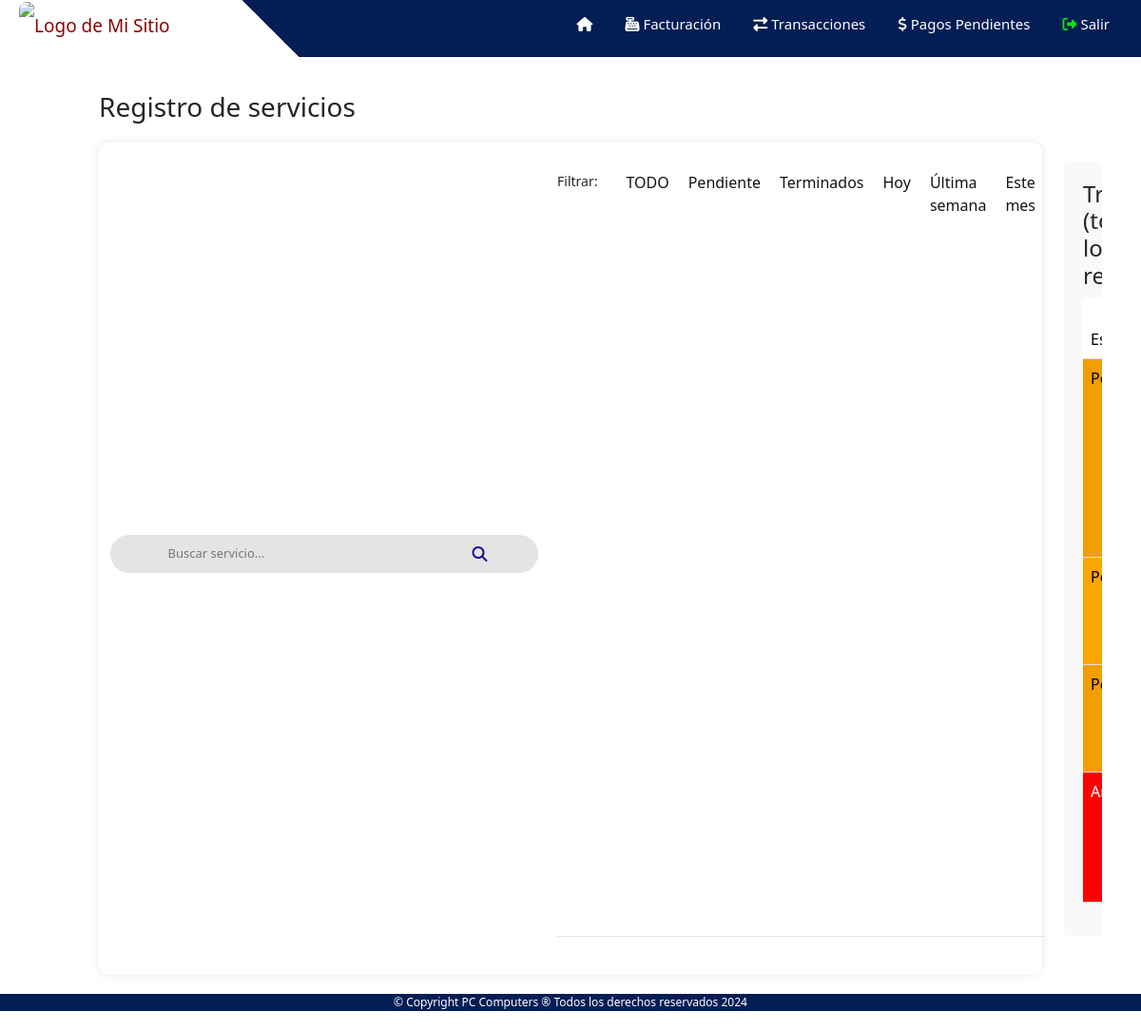
Before: /ventas/servicio/todos_registros (signed in) with the older database file.
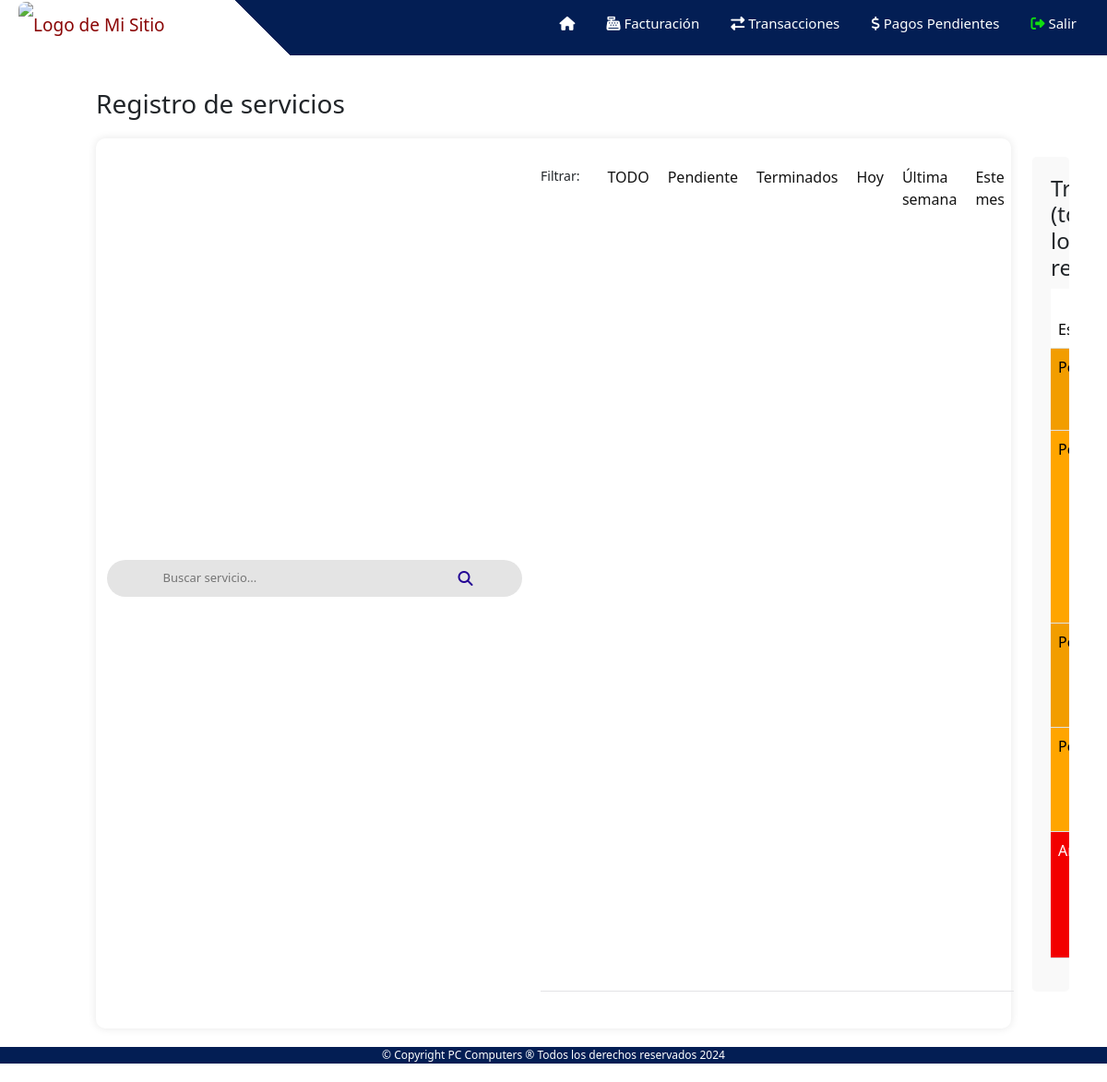
After: the same page with the newer database file.
### ventas/models.py (models this page shows)
class Servicio(models.Model):
    usuario = models.ForeignKey(User, on_delete=models.CASCADE)
    fecha_ingreso = models.DateTimeField(auto_now_add=True)
    fecha_entrega = models.DateTimeField(blank=True, null=True)
    tipo_servicio = models.CharField(max_length=100)
    equipo = models.CharField(max_length=100)
    marca = models.CharField(max_length=100)
    modelo = models.CharField(max_length=100)
    serie = models.CharField(max_length=100)
    descripcion_problema = models.TextField()
    solucion = models.TextField(blank=True, null=True)
    tecnico_asignado = models.CharField(max_length=100)
    usuario_recepta = models.CharField(max_length=100)
    costo = models.DecimalField(max_digits=10, decimal_places=2,blank=True, null=True)
    costo_sin_descuento = models.DecimalField(max_digits=10, decimal_places=2,blank=True, null=True)
    abonado = models.DecimalField(max_digits=10, decimal_places=2,blank=True, null=True)
    saldo = models.DecimalField(max_digits=10, decimal_places=2,blank=True, null=True)
    estado = models.CharField(max_length=15, default='pendiente')#el otro estado es terminado
    numero_reparacion = models.IntegerField(blank=True, null=True)

### ventas/decorators.py (the view)
    def wrapped_view(request, *args, **kwargs):
        if request.user.is_authenticated and request.user.groups.filter(name='Vendedores').exists():
            return view_func(request, *args, **kwargs)
        else:
            return redirect('/')

### templates/registro_servicios_lista.html (shortened to what this page needs)
{% extends "ventas.html" %}
{% block content %}
{% load static %}
<h3>Registro de servicios </h3>
<div class="container">
    <div class="centered-modal">
        <div class="centered">
            <div class="search-bar-registros">
                <input type="text" name="buscador" id="buscador" placeholder="Buscar servicio...">
                <i class="fas fa-search" id="barra-busqueda"></i>
            </div>
        </div>
    </div>
    <div class="options-container">
      <p class="etiqueta-filtrar">Filtrar: </p>
      <a href="/ventas/servicio/todos_registros?option=todo" class="option-button" >TODO</a>
      <a href="/ventas/servicio/todos_registros?option=pendiente" class="option-button" >Pendiente</a>
      <a href="/ventas/servicio/todos_registros?option=terminados" class="option-button" >Terminados</a>
      <a href="/ventas/servicio/todos_registros?option=hoy" class="option-button" >Hoy</a>
      <a href="/ventas/servicio/todos_registros?option=semana" class="option-button" >Última semana</a>
      <a href="/ventas/servicio/todos_registros?option=mes" class="option-button" >Este mes</a>
    </div>
    <div class="section table-container">
      <h4>Transacciones {% if option == None%} (todos los registros) {% elif option == 'hoy' %} (hoy) {% elif option == 'semana' %} (Última semana) {% elif option == 'mes' %} (Este mes) {% elif option == 'pendiente' %} (Pendientes) {% elif option == 'terminado' %} (Terminados) {% elif option == 'todo' %} (Todas las transacciones){%endif%}</h4>
        <table class="table table-striped" id="tabla-productos">
            <thead>
            <tr>
                <th scope="col">Estado</th>
            </tr>
            </thead>
            <tbody id="productos-tbody">
            {% for servicioT in registros%}
                <tr>
                    {% if servicioT.estado == 'pendiente'%}
                        <td style="background-color: orange; color: black;">Pendiente</td>
                    {% elif servicioT.estado == 'terminado' %}
                        <td style="background-color: green; color: white;">Terminado</td>
                    {% else %}
                        <td style="background-color: red; color: white;">Anulado</td>
                    {% endif %}
                </tr>
            {%endfor%}
            </tbody>
        </table>
    </div>
  </div>
{% endblock %}

Changed rows visible on the page:
added Servicio: estado "Pendiente"
